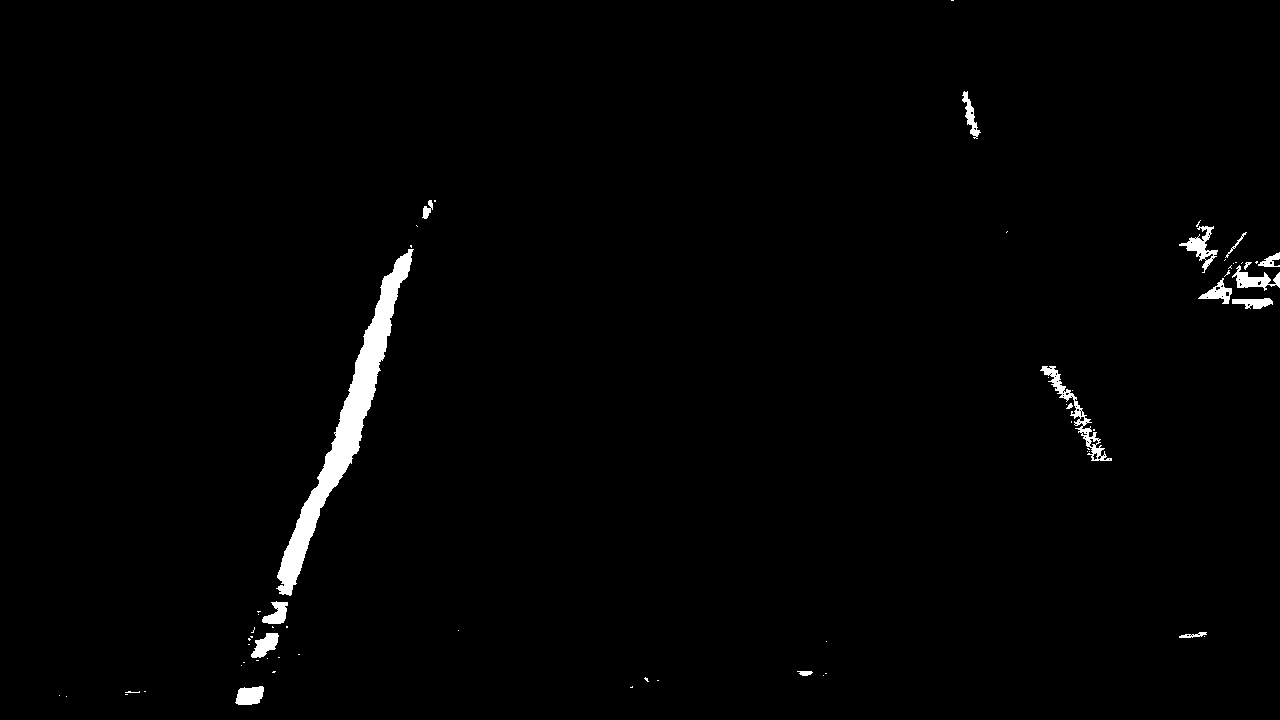
#> input picture test_images/test4_perspective_saturation.jpg, 1280 x 720 px
$ python curve_curvature.py   (older library calls are emulated)
#> lines starting #> are read from the running program, lines starting #| are printed output that depends on the picture; after the words box and inside, x2 and y2 are one past the last pixel; in counts of white or black regions, pixels touching at a corner belong together; long printed decimals are rounded
import numpy as np
import matplotlib.image as mpimg
import matplotlib.pyplot as plt
import cv2

# Load our image
image = mpimg.imread('../test_images/test4_perspective_saturation.jpg')
#> image is the input picture: shape (720, 1280, 3); min 0, max 255, mean 3.4
binary_warped = image[:,:,1]
def find_lane_pixels(binary_warped):
    # Take a histogram of the bottom half of the image
    histogram = np.sum(binary_warped[binary_warped.shape[0]//2:,:], axis=0)
#> histogram = 1280 values, max 23954 at index 356, min 0 at index 0, mean 1540.7
    # Create an output image to draw on and visualize the result
    out_img = np.dstack((binary_warped, binary_warped, binary_warped))
    # Find the peak of the left and right halves of the histogram
    # These will be the starting point for the left and right lines
    midpoint = np.int(histogram.shape[0]//2)
#> midpoint = 640
    leftx_base = np.argmax(histogram[:midpoint])
#> leftx_base = 356
    rightx_base = np.argmax(histogram[midpoint:]) + midpoint
#> rightx_base = 1093

    # HYPERPARAMETERS
    # Choose the number of sliding windows
    nwindows = 9
    # Set the width of the windows +/- margin
    margin = 100
    # Set minimum number of pixels found to recenter window
    minpix = 50

    # Set height of windows - based on nwindows above and image shape
    window_height = np.int(binary_warped.shape[0]//nwindows)
#> window_height = 80
    # Identify the x and y positions of all nonzero pixels in the image
    nonzero = binary_warped.nonzero()
#> nonzero = 17125 positions, rows 0 to 711, columns 56 to 1279
    nonzeroy = np.array(nonzero[0])
#> nonzeroy = 17125 values from 0 to 711
    nonzerox = np.array(nonzero[1])
#> nonzerox = 17125 values, max 1279 at index 1662, min 56 at index 16499, mean 610.6
    # Current positions to be updated later for each window in nwindows
    leftx_current = leftx_base
#> leftx_current = 356
    rightx_current = rightx_base
#> rightx_current = 1093

    # Create empty lists to receive left and right lane pixel indices
    left_lane_inds = []
    right_lane_inds = []

    # Step through the windows one by one
    for window in range(nwindows):
        # Identify window boundaries in x and y (and right and left)
        win_y_low = binary_warped.shape[0] - (window+1)*window_height
        win_y_high = binary_warped.shape[0] - window*window_height
        ### TO-DO: Find the four below boundaries of the window ###
        win_xleft_low = leftx_current - margin  # Update this
        win_xleft_high = leftx_current + margin  # Update this
        win_xright_low = rightx_current - margin  # Update this
        win_xright_high = rightx_current + margin  # Update this

        # Draw the windows on the visualization image
        cv2.rectangle(out_img,(win_xleft_low,win_y_low),
        (win_xleft_high,win_y_high),(0,255,0), 2)
        cv2.rectangle(out_img,(win_xright_low,win_y_low),
        (win_xright_high,win_y_high),(0,255,0), 2)

        ### TO-DO: Identify the nonzero pixels in x and y within the window ###
        good_left_inds = ((nonzeroy >= win_y_low) & (nonzeroy < win_y_high) &
        (nonzerox >= win_xleft_low) &  (nonzerox < win_xleft_high)).nonzero()[0]
        good_right_inds = ((nonzeroy >= win_y_low) & (nonzeroy < win_y_high) &
        (nonzerox >= win_xright_low) &  (nonzerox < win_xright_high)).nonzero()[0]

        # Append these indices to the lists
        left_lane_inds.append(good_left_inds)
        right_lane_inds.append(good_right_inds)

        # If you found > minpix pixels, recenter next window on their mean position
        if len(good_left_inds) > minpix:
            leftx_current = np.int(np.mean(nonzerox[good_left_inds]))
        if len(good_right_inds) > minpix:
            rightx_current = np.int(np.mean(nonzerox[good_right_inds]))
#> this loop made 9 passes
#> (win_xleft_low, win_xleft_high, win_xright_low, win_xright_high, leftx_current, rightx_current) on passes 2, 4, 5, 7: (167, 367, 993, 1193, 280, 1184), (208, 408, 1084, 1284, 345, 1094), (245, 445, 994, 1194, 369, 1058), (292, 492, 958, 1158, 427, 1003)
#> (win_xleft_low, win_xleft_high, win_xright_low, win_xright_high, leftx_current) on passes 1, 3, 6: (256, 456, 993, 1193, 267), (180, 380, 1084, 1284, 308), (269, 469, 958, 1158, 392)
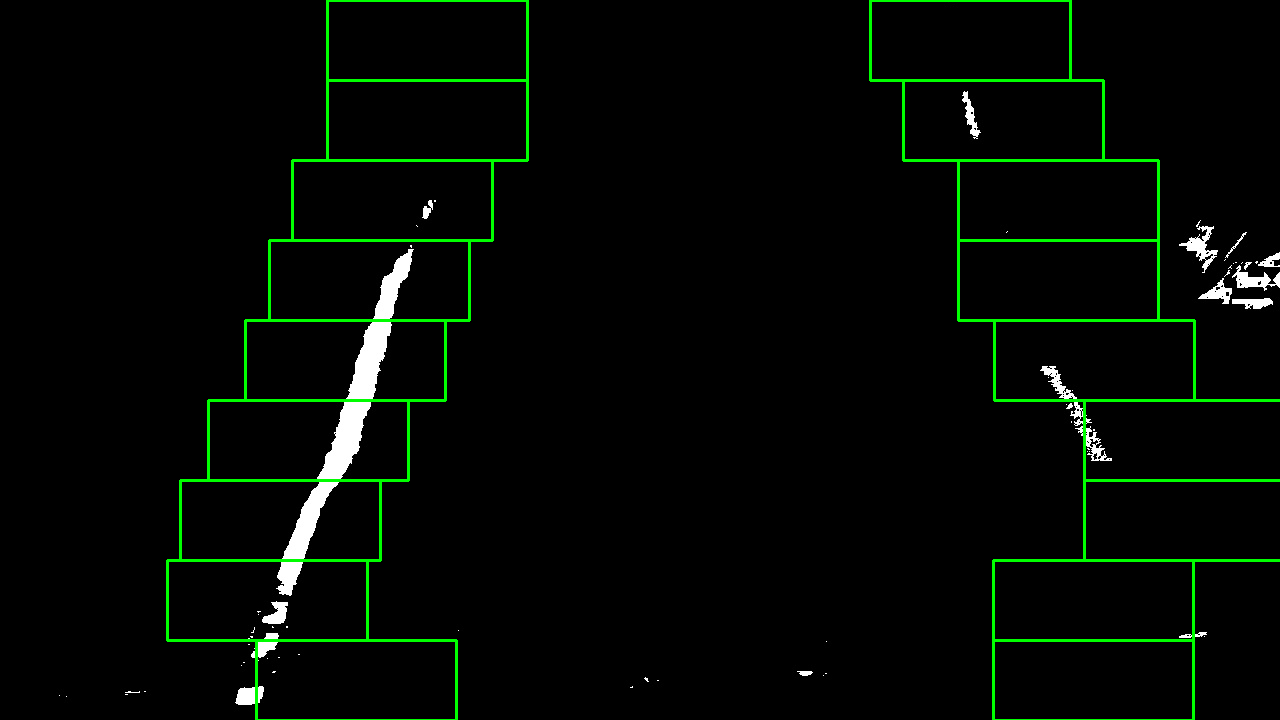
#> out_img: shape (720, 1280, 3); 2.21% of pixels changed, all inside (x1, y1, x2, y2) = (166, 0, 1280, 720); drawn as R, G, B
#> after the loop, left_lane_inds = 9 items; right_lane_inds = 9 items

    # Concatenate the arrays of indices (previously was a list of lists of pixels)
    try:
        left_lane_inds = np.concatenate(left_lane_inds)
#> left_lane_inds = 10336 values, max 17064 at index 618, min 587 at index 10083, mean 9763.3
        right_lane_inds = np.concatenate(right_lane_inds)
#> right_lane_inds = 1891 values, max 15347 at index 75, min 0 at index 1837, mean 6331.2
    except ValueError:
        # Avoids an error if the above is not implemented fully
        pass

    # Extract left and right line pixel positions
    leftx = nonzerox[left_lane_inds]
#> leftx = 10336 values, max 439 at index 10101, min 248 at index 1916, mean 338
    lefty = nonzeroy[left_lane_inds]
#> lefty = 10336 values, max 703 at index 615, min 200 at index 10083, mean 446.7
    rightx = nonzerox[right_lane_inds]
#> rightx = 1891 values, max 1192 at index 7, min 944 at index 1837, mean 1045.5
    righty = nonzeroy[right_lane_inds]
#> righty = 1891 values, max 639 at index 72, min 0 at index 1837, mean 322.1

    return leftx, lefty, rightx, righty, out_img


def fit_polynomial(binary_warped):
    # Find our lane pixels first
    leftx, lefty, rightx, righty, out_img = find_lane_pixels(binary_warped)

    ### TO-DO: Fit a second order polynomial to each using `np.polyfit` ###
    left_fit = np.polyfit(lefty, leftx, 2)
#> left_fit = [-1.97e-05, -0.342, 495]
    right_fit = np.polyfit(righty, rightx, 2)
#> right_fit = [0.000316, 0.187, 944.5]

    # Generate x and y values for plotting
    ploty = np.linspace(0, binary_warped.shape[0]-1, binary_warped.shape[0] )
#> ploty = 720 values from 0 to 719
    try:
        left_fitx = left_fit[0]*ploty**2 + left_fit[1]*ploty + left_fit[2]
#> left_fitx = 720 values, max 495 at index 0, min 238.8 at index 719, mean 368.6
        right_fitx = right_fit[0]*ploty**2 + right_fit[1]*ploty + right_fit[2]
#> right_fitx = 720 values from 944.5 to 1242.7
    except TypeError:
        # Avoids an error if `left` and `right_fit` are still none or incorrect
        print('The function failed to fit a line!')
        left_fitx = 1*ploty**2 + 1*ploty
        right_fitx = 1*ploty**2 + 1*ploty

    ## Visualization ##
    # Colors in the left and right lane regions
    out_img[lefty, leftx] = [255, 0, 0]
    out_img[righty, rightx] = [0, 0, 255]
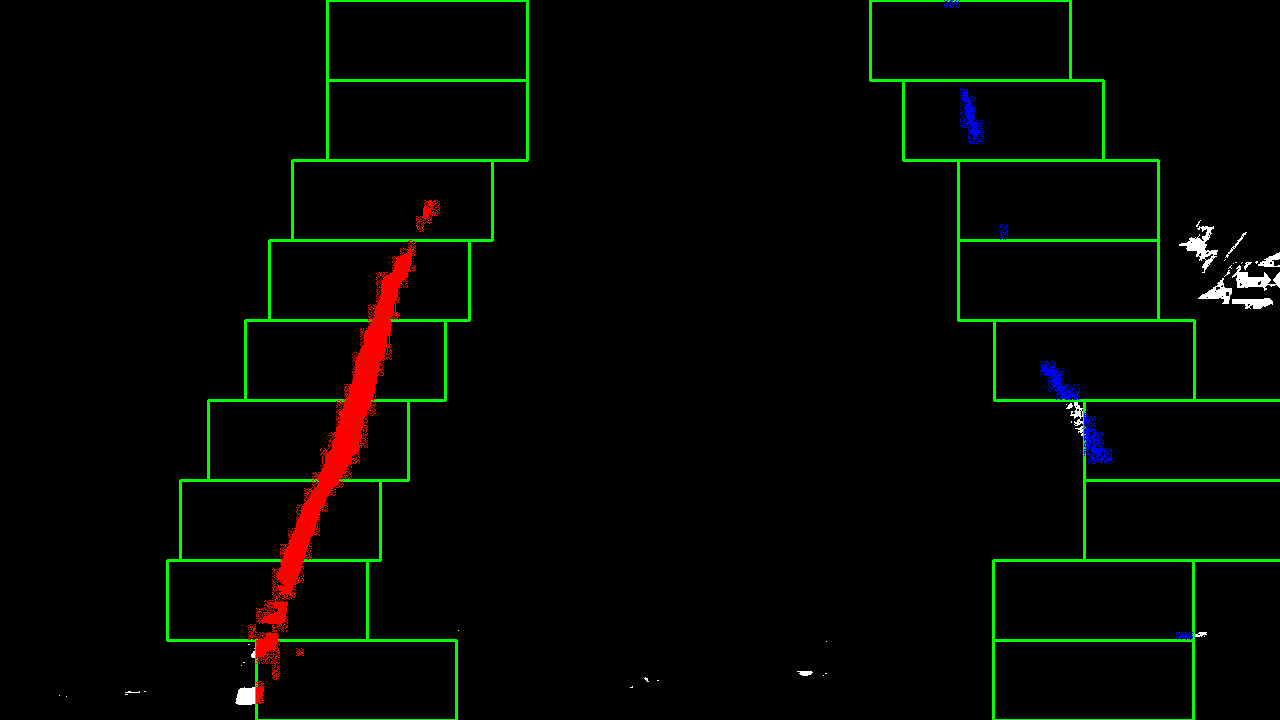
#> out_img: shape (720, 1280, 3); mean of channels 0, 1, 2 3.6, 6.2, 1.3; drawn as R, G, B

    # Plots the left and right polynomials on the lane lines
    plt.plot(left_fitx, ploty, color='yellow')
    plt.plot(right_fitx, ploty, color='yellow')

    return out_img,left_fit,right_fit,left_fitx,right_fitx


out_img,left_fit,right_fit,left_fitx,right_fitx = fit_polynomial(binary_warped)
#> left_fit = [-1.97e-05, -0.342, 495]; right_fit = [0.000316, 0.187, 944.5]; right_fitx = 720 values from 944.5 to 1242.7
y_eval = np.max(left_fit)
#> y_eval = 495
ym_per_pix = 30/720 # meters per pixel in y dimension

# Calculation of R_curve (radius of curvature)
left_curverad = ((1 + (2*left_fit[0]*y_eval*ym_per_pix + left_fit[1])**2)**1.5) / np.absolute(2*left_fit[0])
#> left_curverad = 29935.7
right_curverad = ((1 + (2*right_fit[0]*y_eval*ym_per_pix + right_fit[1])**2)**1.5) / np.absolute(2*right_fit[0])
#> right_curverad = 1676.1
print(left_curverad, 'm', right_curverad, 'm')
#| 29935.669 m 1676.083 m

gray = cv2.cvtColor(out_img,cv2.COLOR_BGR2GRAY)
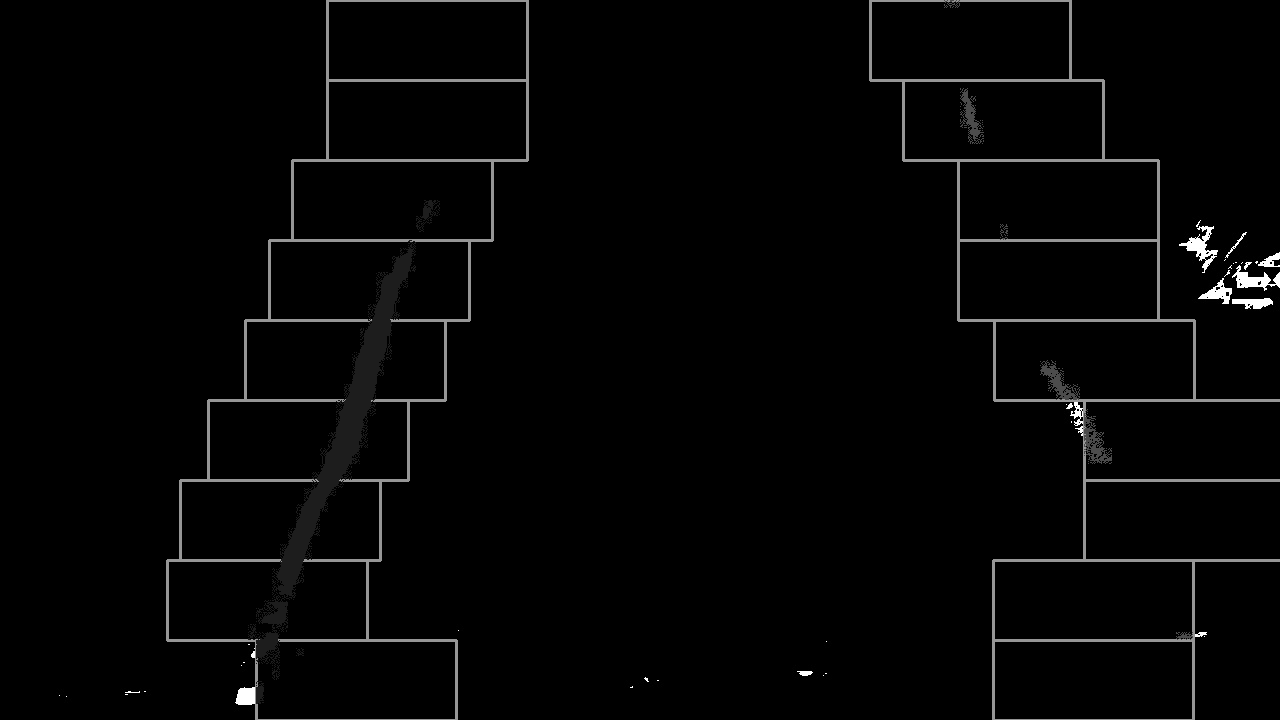
#> gray: shape (720, 1280); min 0, max 255, mean 4.5
img_size = (out_img.shape[1], gray.shape[0])
#> img_size = (1280, 720)
road_mid = gray.shape[1]/2
#> road_mid = 640

car_mid = (right_fitx[719] + left_fitx[719])/2
#> car_mid = 740.8

xm_per_pix = 3.7/(right_fitx[719] - left_fitx[719]) # meters per pixel in x dimension
#> xm_per_pix = 0.00369
mid_dev = car_mid - road_mid;
#> mid_dev = 100.8
mid_dev_meter = abs(mid_dev)*xm_per_pix
#> mid_dev_meter = 0.371
if road_mid>0:
    print( 'Vehicle is', mid_dev_meter, 'm right of center')
#| Vehicle is 0.3714 m right of center
else:
    print( 'Vehicle is', mid_dev_meter, 'm left of center')


# Should see values of 533.75 and 648.16 here, if using
plt.imshow(out_img)
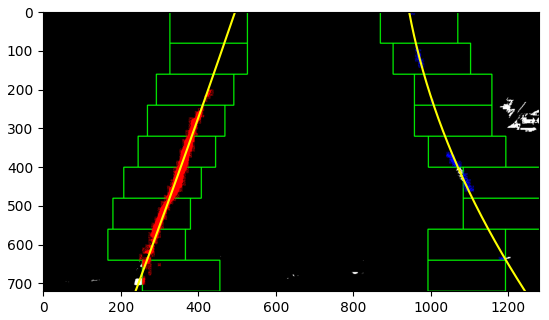
#> figure drawn by matplotlib, 1 panel
